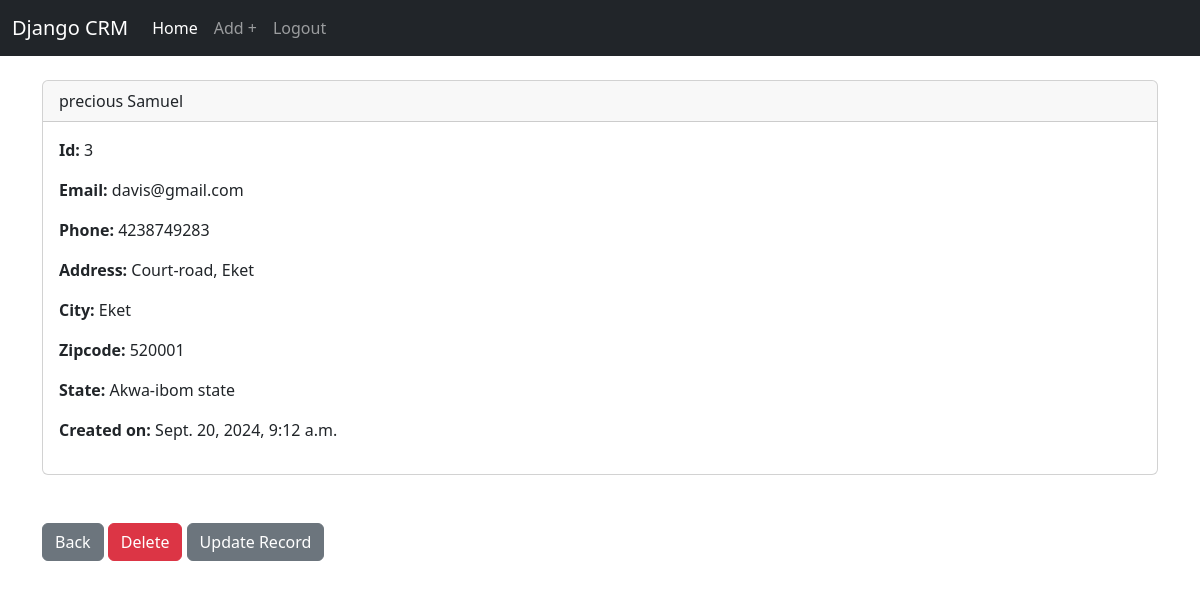
Screenshot of /record/3 (signed in) with the database file from the repository.
### crm_main_app/models.py (models this page shows, shortened)
class Record(models.Model):
    created_at = models.DateTimeField(auto_now_add=True)
    first_name = models.CharField(max_length=50)
    last_name = models.CharField(max_length=50)
    email = models.CharField(max_length=100)
    phone = models.CharField(max_length=11)
    address = models.CharField(max_length=100)
    city = models.CharField(max_length=50)
    state = models.CharField(max_length=50)
    zipcode = models.CharField(max_length=20)

### crm_main_app/views.py (the view)
# urls.py: path('record/<int:pk>', Customer_record.as_view(), name='record'),
class Customer_record(View):
    template_name = 'record.html'
    def get(self, request, pk):
        if request.user.is_authenticated:
            Customer_record = Record.objects.get(id=pk)
            return render(request, self.template_name, {'customer_record': Customer_record})
        else:
            messages.success(request, "You must be logged in to view the page...")
            return redirect('crm_main_app:home')

### crm_main_app/templates/record.html
{% extends 'base.html' %}
{% block content %}
<div class="card">
    <div class="card-header">
        {{ customer_record.first_name }}
        {{ customer_record.last_name }}
    </div>
    <div class="card-body">
      <p class="card-text">
        <strong>Id: </strong>{{customer_record.id}}
      </p>
      <p>
        <strong>Email: </strong>{{customer_record.email}}
      </p>
      <p>
        <strong>Phone: </strong>{{customer_record.phone}}
      </p>
      <p>
        <strong>Address: </strong>{{customer_record.address}}
      </p>
      <p>
        <strong>City: </strong>{{customer_record.city}}
      </p>
      <p>
        <strong>Zipcode: </strong>{{customer_record.zipcode}}
      </p>
      <p>
        <strong>State: </strong>{{customer_record.state}}
      </p>
      <p>
        <strong>Created on: </strong>{{customer_record.created_at}}
      </p>
    </div>
  </div>
  <br><br>
  <a href="{% url 'crm_main_app:home' %}" class="btn btn-secondary">Back</a>
  <a href="{% url 'crm_main_app:delete_record' customer_record.id %}" class="btn btn-danger">Delete</a>
  <a href="{% url 'crm_main_app:update_record' customer_record.id %}" class="btn btn-secondary">Update Record</a>
{% endblock content %}

### rows the page displays
Record: first_name "precious", last_name "Samuel", id "3", email "davis@gmail.com", phone "4238749283", address "Court-road, Eket", city "Eket", zipcode "520001", state "Akwa-ibom state", created_at "Sept. 20, 2024, 9:12 a.m."
